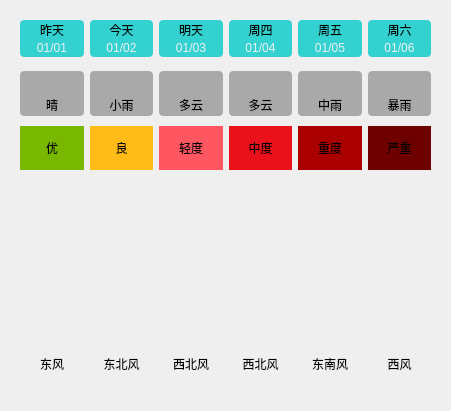
    <widget class="QWidget" name="widget_11" native="true">
     <property name="geometry">
      <rect>
       <x>360</x>
       <y>40</y>
       <width>451</width>
       <height>411</height>
      </rect>
     </property>
     <layout class="QVBoxLayout" name="verticalLayout_4">
      <property name="spacing">
       <number>0</number>
      </property>
      <item>
       <widget class="QWidget" name="widget_5" native="true">
        <property name="styleSheet">
         <string notr="true">QLabel {
	background-color: rgba(0, 200, 200, 200);
	border-radius: 4px;
}</string>
        </property>
        <layout class="QGridLayout" name="gridLayout_2">
         <property name="horizontalSpacing">
          <number>6</number>
         </property>
         <property name="verticalSpacing">
          <number>0</number>
         </property>
         <item row="0" column="0">
          <widget class="QLabel" name="lblWeek0">
           <property name="styleSheet">
            <string notr="true">border-bottom-left-radius: 0px;
border-bottom-right-radius: 0px;</string>
           </property>
           <property name="text">
            <string>昨天</string>
           </property>
           <property name="alignment">
            <set>Qt::AlignCenter</set>
           </property>
          </widget>
         </item>
         <item row="0" column="1">
          <widget class="QLabel" name="lblWeek1">
           <property name="styleSheet">
            <string notr="true">border-bottom-left-radius: 0px;
border-bottom-right-radius: 0px;</string>
           </property>
           <property name="text">
            <string>今天</string>
           </property>
           <property name="alignment">
            <set>Qt::AlignCenter</set>
           </property>
          </widget>
         </item>
         <item row="0" column="2">
          <widget class="QLabel" name="lblWeek2">
           <property name="styleSheet">
            <string notr="true">border-bottom-left-radius: 0px;
border-bottom-right-radius: 0px;</string>
           </property>
           <property name="text">
            <string>明天</string>
           </property>
           <property name="alignment">
            <set>Qt::AlignCenter</set>
           </property>
          </widget>
         </item>
         <item row="0" column="3">
          <widget class="QLabel" name="lblWeek3">
           <property name="styleSheet">
            <string notr="true">border-bottom-left-radius: 0px;
border-bottom-right-radius: 0px;</string>
           </property>
           <property name="text">
            <string>周四</string>
           </property>
           <property name="alignment">
            <set>Qt::AlignCenter</set>
           </property>
          </widget>
         </item>
         <item row="0" column="4">
          <widget class="QLabel" name="lblWeek4">
           <property name="styleSheet">
            <string notr="true">border-bottom-left-radius: 0px;
border-bottom-right-radius: 0px;</string>
           </property>
           <property name="text">
            <string>周五</string>
           </property>
           <property name="alignment">
            <set>Qt::AlignCenter</set>
           </property>
          </widget>
         </item>
         <item row="0" column="5">
          <widget class="QLabel" name="lblWeek5">
           <property name="styleSheet">
            <string notr="true">border-bottom-left-radius: 0px;
border-bottom-right-radius: 0px;</string>
           </property>
           <property name="text">
            <string>周六</string>
           </property>
           <property name="alignment">
            <set>Qt::AlignCenter</set>
           </property>
          </widget>
         </item>
         <item row="1" column="0">
          <widget class="QLabel" name="lblDate0">
           <property name="styleSheet">
            <string notr="true">border-top-left-radius: 0px;
border-top-right-radius: 0px;
color: rgb(240, 240, 240);</string>
           </property>
           <property name="text">
            <string>01/01</string>
           </property>
           <property name="alignment">
            <set>Qt::AlignCenter</set>
           </property>
          </widget>
         </item>
         <item row="1" column="1">
          <widget class="QLabel" name="lblDate1">
           <property name="styleSheet">
            <string notr="true">border-top-left-radius: 0px;
border-top-right-radius: 0px;
color: rgb(240, 240, 240);</string>
           </property>
           <property name="text">
            <string>01/02</string>
           </property>
           <property name="alignment">
            <set>Qt::AlignCenter</set>
           </property>
          </widget>
         </item>
         <item row="1" column="2">
          <widget class="QLabel" name="lblDate2">
           <property name="styleSheet">
            <string notr="true">border-top-left-radius: 0px;
border-top-right-radius: 0px;
color: rgb(240, 240, 240);</string>
           </property>
           <property name="text">
            <string>01/03</string>
           </property>
           <property name="alignment">
            <set>Qt::AlignCenter</set>
           </property>
          </widget>
         </item>
         <item row="1" column="3">
          <widget class="QLabel" name="lblDate3">
           <property name="styleSheet">
            <string notr="true">border-top-left-radius: 0px;
border-top-right-radius: 0px;
color: rgb(240, 240, 240);</string>
           </property>
           <property name="text">
            <string>01/04</string>
           </property>
           <property name="alignment">
            <set>Qt::AlignCenter</set>
           </property>
          </widget>
         </item>
         <item row="1" column="4">
          <widget class="QLabel" name="lblDate4">
           <property name="styleSheet">
            <string notr="true">border-top-left-radius: 0px;
border-top-right-radius: 0px;
color: rgb(240, 240, 240);</string>
           </property>
           <property name="text">
            <string>01/05</string>
           </property>
           <property name="alignment">
            <set>Qt::AlignCenter</set>
           </property>
          </widget>
         </item>
         <item row="1" column="5">
          <widget class="QLabel" name="lblDate5">
           <property name="styleSheet">
            <string notr="true">border-top-left-radius: 0px;
border-top-right-radius: 0px;
color: rgb(240, 240, 240);</string>
           </property>
           <property name="text">
            <string>01/06</string>
           </property>
           <property name="alignment">
            <set>Qt::AlignCenter</set>
           </property>
          </widget>
         </item>
        </layout>
       </widget>
      </item>
      <item>
       <widget class="QWidget" name="widget_6" native="true">
        <property name="styleSheet">
         <string notr="true">QLabel {
	background-color: rgba(60, 60, 60, 100);
	border-radius: 4px;
}</string>
        </property>
        <layout class="QGridLayout" name="gridLayout_3">
         <property name="topMargin">
          <number>5</number>
         </property>
         <property name="bottomMargin">
          <number>5</number>
         </property>
         <property name="verticalSpacing">
          <number>0</number>
         </property>
         <item row="0" column="3">
          <widget class="QLabel" name="lblTypeIcon3">
           <property name="styleSheet">
            <string notr="true">border-bottom-left-radius: 0px;
border-bottom-right-radius: 0px;</string>
           </property>
           <property name="text">
            <string/>
           </property>
           <property name="pixmap">
            <pixmap resource="main.qrc">:/res/type/DuoYun.png</pixmap>
           </property>
           <property name="alignment">
            <set>Qt::AlignCenter</set>
           </property>
          </widget>
         </item>
         <item row="0" column="0">
          <widget class="QLabel" name="lblTypeIcon0">
           <property name="minimumSize">
            <size>
             <width>0</width>
             <height>0</height>
            </size>
           </property>
           <property name="maximumSize">
            <size>
             <width>1000</width>
             <height>1000</height>
            </size>
           </property>
           <property name="styleSheet">
            <string notr="true">border-bottom-left-radius: 0px;
border-bottom-right-radius: 0px;</string>
           </property>
           <property name="text">
            <string/>
           </property>
           <property name="pixmap">
            <pixmap resource="main.qrc">:/res/type/Qing.png</pixmap>
           </property>
           <property name="alignment">
            <set>Qt::AlignCenter</set>
           </property>
          </widget>
         </item>
         <item row="0" column="2">
          <widget class="QLabel" name="lblTypeIcon2">
           <property name="styleSheet">
            <string notr="true">border-bottom-left-radius: 0px;
border-bottom-right-radius: 0px;</string>
           </property>
           <property name="text">
            <string/>
           </property>
           <property name="pixmap">
            <pixmap resource="main.qrc">:/res/type/DuoYun.png</pixmap>
           </property>
           <property name="alignment">
            <set>Qt::AlignCenter</set>
           </property>
          </widget>
         </item>
         <item row="1" column="0">
          <widget class="QLabel" name="lblType0">
           <property name="styleSheet">
            <string notr="true">border-top-left-radius: 0px;
border-top-right-radius: 0px;</string>
           </property>
           <property name="text">
            <string>晴</string>
           </property>
           <property name="alignment">
            <set>Qt::AlignCenter</set>
           </property>
          </widget>
         </item>
         <item row="1" column="3">
          <widget class="QLabel" name="lblType3">
           <property name="styleSheet">
            <string notr="true">border-top-left-radius: 0px;
border-top-right-radius: 0px;</string>
           </property>
           <property name="text">
            <string>多云</string>
           </property>
           <property name="alignment">
            <set>Qt::AlignCenter</set>
           </property>
          </widget>
         </item>
         <item row="0" column="5">
          <widget class="QLabel" name="lblTypeIcon5">
           <property name="styleSheet">
            <string notr="true">border-bottom-left-radius: 0px;
border-bottom-right-radius: 0px;</string>
           </property>
           <property name="text">
            <string/>
           </property>
           <property name="pixmap">
            <pixmap resource="main.qrc">:/res/type/BaoYu.png</pixmap>
           </property>
           <property name="alignment">
            <set>Qt::AlignCenter</set>
           </property>
          </widget>
         </item>
         <item row="1" column="5">
          <widget class="QLabel" name="lblType5">
           <property name="styleSheet">
            <string notr="true">border-top-left-radius: 0px;
border-top-right-radius: 0px;</string>
           </property>
           <property name="text">
            <string>暴雨</string>
           </property>
           <property name="alignment">
            <set>Qt::AlignCenter</set>
           </property>
          </widget>
         </item>
         <item row="1" column="4">
          <widget class="QLabel" name="lblType4">
           <property name="styleSheet">
            <string notr="true">border-top-left-radius: 0px;
border-top-right-radius: 0px;</string>
           </property>
           <property name="text">
            <string>中雨</string>
           </property>
           <property name="alignment">
            <set>Qt::AlignCenter</set>
           </property>
          </widget>
         </item>
         <item row="0" column="1">
          <widget class="QLabel" name="lblTypeIcon1">
           <property name="styleSheet">
            <string notr="true">border-bottom-left-radius: 0px;
border-bottom-right-radius: 0px;</string>
           </property>
           <property name="text">
            <string/>
           </property>
           <property name="pixmap">
            <pixmap resource="main.qrc">:/res/type/XiaoYu.png</pixmap>
           </property>
           <property name="alignment">
            <set>Qt::AlignCenter</set>
           </property>
          </widget>
         </item>
         <item row="1" column="2">
          <widget class="QLabel" name="lblType2">
           <property name="styleSheet">
            <string notr="true">border-top-left-radius: 0px;
border-top-right-radius: 0px;</string>
           </property>
           <property name="text">
            <string>多云</string>
           </property>
           <property name="alignment">
            <set>Qt::AlignCenter</set>
           </property>
          </widget>
         </item>
         <item row="0" column="4">
          <widget class="QLabel" name="lblTypeIcon4">
           <property name="styleSheet">
            <string notr="true">border-bottom-left-radius: 0px;
border-bottom-right-radius: 0px;</string>
           </property>
           <property name="text">
            <string/>
           </property>
           <property name="pixmap">
            <pixmap resource="main.qrc">:/res/type/ZhongYu.png</pixmap>
           </property>
           <property name="alignment">
            <set>Qt::AlignCenter</set>
           </property>
          </widget>
         </item>
         <item row="1" column="1">
          <widget class="QLabel" name="lblType1">
           <property name="styleSheet">
            <string notr="true">border-top-left-radius: 0px;
border-top-right-radius: 0px;</string>
           </property>
           <property name="text">
            <string>小雨</string>
           </property>
           <property name="alignment">
            <set>Qt::AlignCenter</set>
           </property>
          </widget>
         </item>
        </layout>
       </widget>
      </item>
      <item>
       <widget class="QWidget" name="widget_9" native="true">
        <layout class="QHBoxLayout" name="horizontalLayout_11">
         <property name="topMargin">
          <number>5</number>
         </property>
         <property name="bottomMargin">
          <number>5</number>
         </property>
         <item>
          <widget class="QLabel" name="lblQuality0">
           <property name="styleSheet">
            <string notr="true">background-color: rgb(121, 184, 0);
padding:8px;</string>
           </property>
           <property name="text">
            <string>优</string>
           </property>
           <property name="alignment">
            <set>Qt::AlignCenter</set>
           </property>
          </widget>
         </item>
         <item>
          <widget class="QLabel" name="lblQuality1">
           <property name="styleSheet">
            <string notr="true">background-color: rgb(255, 187, 23);</string>
           </property>
           <property name="text">
            <string>良</string>
           </property>
           <property name="alignment">
            <set>Qt::AlignCenter</set>
           </property>
          </widget>
         </item>
         <item>
          <widget class="QLabel" name="lblQuality2">
           <property name="styleSheet">
            <string notr="true">background-color: rgb(255, 87, 97);</string>
           </property>
           <property name="text">
            <string>轻度</string>
           </property>
           <property name="alignment">
            <set>Qt::AlignCenter</set>
           </property>
          </widget>
         </item>
         <item>
          <widget class="QLabel" name="lblQuality3">
           <property name="styleSheet">
            <string notr="true">background-color: rgb(235, 17, 27);</string>
           </property>
           <property name="text">
            <string>中度</string>
           </property>
           <property name="alignment">
            <set>Qt::AlignCenter</set>
           </property>
          </widget>
         </item>
         <item>
          <widget class="QLabel" name="lblQuality4">
           <property name="styleSheet">
            <string notr="true">background-color: rgb(170, 0, 0);</string>
           </property>
           <property name="text">
            <string>重度</string>
           </property>
           <property name="alignment">
            <set>Qt::AlignCenter</set>
           </property>
          </widget>
         </item>
         <item>
          <widget class="QLabel" name="lblQuality5">
           <property name="styleSheet">
            <string notr="true">background-color: rgb(110, 0, 0);</string>
           </property>
           <property name="text">
            <string>严重</string>
           </property>
           <property name="alignment">
            <set>Qt::AlignCenter</set>
           </property>
          </widget>
         </item>
        </layout>
       </widget>
      </item>
      <item>
       <widget class="QWidget" name="widget_7" native="true">
        <layout class="QVBoxLayout" name="verticalLayout_5">
         <property name="spacing">
          <number>0</number>
         </property>
         <property name="topMargin">
          <number>5</number>
         </property>
         <property name="bottomMargin">
          <number>5</number>
         </property>
         <item>
          <widget class="QLabel" name="lblHighCurve">
           <property name="minimumSize">
            <size>
             <width>0</width>
             <height>80</height>
            </size>
           </property>
           <property name="maximumSize">
            <size>
             <width>10000</width>
             <height>10000</height>
            </size>
           </property>
           <property name="styleSheet">
            <string notr="true">border-bottom-left-radius: 0px;
border-bottom-right-radius: 0px;</string>
           </property>
           <property name="text">
            <string/>
           </property>
           <property name="alignment">
            <set>Qt::AlignCenter</set>
           </property>
          </widget>
         </item>
         <item>
          <widget class="QLabel" name="lblLowCurve">
           <property name="minimumSize">
            <size>
             <width>0</width>
             <height>80</height>
            </size>
           </property>
           <property name="maximumSize">
            <size>
             <width>10000</width>
             <height>10000</height>
            </size>
           </property>
           <property name="styleSheet">
            <string notr="true">border-top-left-radius: 0px;
border-top-right-radius: 0px;</string>
           </property>
           <property name="text">
            <string/>
           </property>
           <property name="alignment">
            <set>Qt::AlignCenter</set>
           </property>
          </widget>
         </item>
        </layout>
       </widget>
      </item>
      <item>
       <widget class="QWidget" name="widget_8" native="true">
        <layout class="QGridLayout" name="gridLayout_4">
         <property name="verticalSpacing">
          <number>0</number>
         </property>
         <item row="0" column="0">
          <widget class="QLabel" name="lblFx0">
           <property name="styleSheet">
            <string notr="true">border-bottom-left-radius: 0px;
border-bottom-right-radius: 0px;</string>
           </property>
           <property name="text">
            <string>东风</string>
           </property>
           <property name="alignment">
            <set>Qt::AlignCenter</set>
           </property>
          </widget>
         </item>
         <item row="0" column="1">
          <widget class="QLabel" name="lblFx1">
           <property name="styleSheet">
            <string notr="true">border-bottom-left-radius: 0px;
border-bottom-right-radius: 0px;</string>
           </property>
           <property name="text">
            <string>东北风</string>
           </property>
           <property name="alignment">
            <set>Qt::AlignCenter</set>
           </property>
          </widget>
         </item>
         <item row="0" column="2">
          <widget class="QLabel" name="lblFx2">
           <property name="styleSheet">
            <string notr="true">border-bottom-left-radius: 0px;
border-bottom-right-radius: 0px;</string>
           </property>
           <property name="text">
            <string>西北风</string>
           </property>
           <property name="alignment">
            <set>Qt::AlignCenter</set>
           </property>
          </widget>
         </item>
         <item row="0" column="3">
          <widget class="QLabel" name="lblFx3">
           <property name="styleSheet">
            <string notr="true">border-bottom-left-radius: 0px;
border-bottom-right-radius: 0px;</string>
           </property>
           <property name="text">
            <string>西北风</string>
           </property>
           <property name="alignment">
            <set>Qt::AlignCenter</set>
           </property>
          </widget>
         </item>
         <item row="0" column="4">
          <widget class="QLabel" name="lblFx4">
           <property name="styleSheet">
            <string notr="true">border-bottom-left-radius: 0px;
border-bottom-right-radius: 0px;</string>
           </property>
           <property name="text">
            <string>东南风</string>
           </property>
           <property name="alignment">
            <set>Qt::AlignCenter</set>
           </property>
          </widget>
         </item>
         <item row="0" column="5">
          <widget class="QLabel" name="lblFx5">
           <property name="styleSheet">
            <string notr="true">border-bottom-left-radius: 0px;
border-bottom-right-radius: 0px;</string>
           </property>
           <property name="text">
            <string>西风</string>
           </property>
           <property name="alignment">
            <set>Qt::AlignCenter</set>
           </property>
          </widget>
         </item>
         <item row="1" column="0">
          <widget class="QLabel" name="lblFl0">
           <property name="styleSheet">
            <string notr="true">border-top-left-radius: 0px;
border-top-right-radius: 0px;
color: rgb(240, 240, 240);</string>
           </property>
           <property name="text">
            <string>2级</string>
           </property>
           <property name="alignment">
            <set>Qt::AlignCenter</set>
           </property>
          </widget>
         </item>
         <item row="1" column="1">
          <widget class="QLabel" name="lblFl1">
           <property name="styleSheet">
            <string notr="true">border-top-left-radius: 0px;
border-top-right-radius: 0px;
color: rgb(240, 240, 240);</string>
           </property>
           <property name="text">
            <string>3级</string>
           </property>
           <property name="alignment">
            <set>Qt::AlignCenter</set>
           </property>
          </widget>
         </item>
         <item row="1" column="2">
          <widget class="QLabel" name="lblFl2">
           <property name="styleSheet">
            <string notr="true">border-top-left-radius: 0px;
border-top-right-radius: 0px;
color: rgb(240, 240, 240);</string>
           </property>
           <property name="text">
            <string>2级</string>
           </property>
           <property name="alignment">
            <set>Qt::AlignCenter</set>
           </property>
          </widget>
         </item>
         <item row="1" column="3">
          <widget class="QLabel" name="lblFl3">
           <property name="styleSheet">
            <string notr="true">border-top-left-radius: 0px;
border-top-right-radius: 0px;
color: rgb(240, 240, 240);</string>
           </property>
           <property name="text">
            <string>1级</string>
           </property>
           <property name="alignment">
            <set>Qt::AlignCenter</set>
           </property>
          </widget>
         </item>
         <item row="1" column="4">
          <widget class="QLabel" name="lblFl4">
           <property name="enabled">
            <bool>true</bool>
           </property>
           <property name="styleSheet">
            <string notr="true">border-top-left-radius: 0px;
border-top-right-radius: 0px;
color: rgb(240, 240, 240);</string>
           </property>
           <property name="text">
            <string>2级</string>
           </property>
           <property name="alignment">
            <set>Qt::AlignCenter</set>
           </property>
          </widget>
         </item>
         <item row="1" column="5">
          <widget class="QLabel" name="lblFl5">
           <property name="styleSheet">
            <string notr="true">border-top-left-radius: 0px;
border-top-right-radius: 0px;
color: rgb(240, 240, 240);</string>
           </property>
           <property name="text">
            <string>2级</string>
           </property>
           <property name="alignment">
            <set>Qt::AlignCenter</set>
           </property>
          </widget>
         </item>
        </layout>
       </widget>
      </item>
     </layout>
    </widget>
